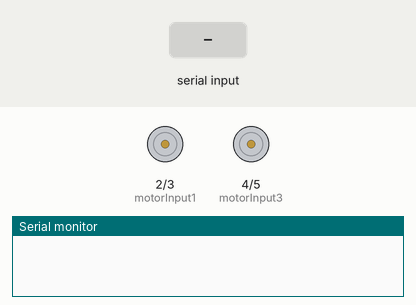
A sketch run on a simulated Arduino Uno, built with avr-gcc and run on an emulated ATmega328P. Parts: motor-driver pin pairs drawn as motors (green arrow = first pin HIGH = forward, orange = second pin HIGH = backward, longer = more drive), the last lines printed to the serial monitor. Inputs (shaded band) come from the test bench.

Above: at 1.2 s.
1.3 s: "F" received over the second serial link
At 2.4 s:
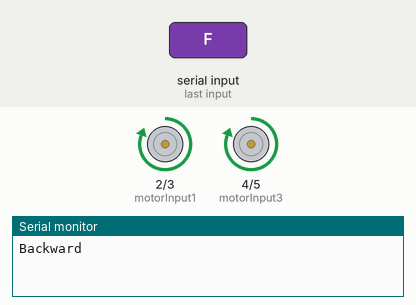
2.8 s: "B" received over the second serial link
At 3.5 s:
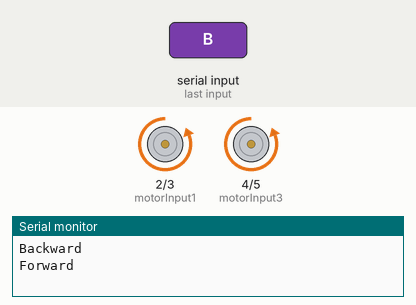
4.3 s: "R" received over the second serial link
At 4.6 s:
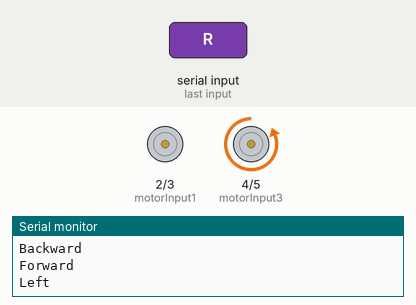
5.8 s: "L" received over the second serial link
At 7.0 s:
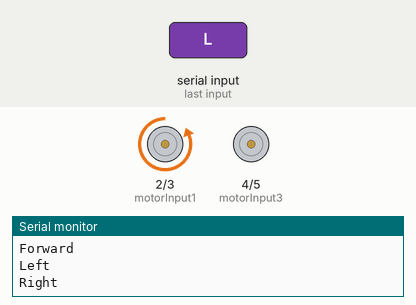
Timing chart, 0 to 8.3 s (numbered marks = the images above; inputs shaded):
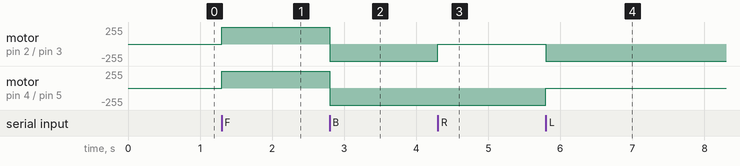

The sketch:

hand_gesture_control_receiver.ino
```cpp
#include <SoftwareSerial.h>
SoftwareSerial BTSerial(10, 11); // CONNECT BT RX PIN TO ARDUINO 11 PIN | CONNECT BT TX PIN TO ARDUINO 10 PIN | BTSerial (RX, TX) of the Arduino

char tiltDirection;
int motorInput1 = 2;
int motorInput2 = 3;
int motorInput3 = 4;
int motorInput4 = 5;

void setup() {

  pinMode(motorInput1, OUTPUT);
  pinMode(motorInput2, OUTPUT);
  pinMode(motorInput3, OUTPUT);
  pinMode(motorInput4, OUTPUT);

  digitalWrite(motorInput1, LOW);
  digitalWrite(motorInput2, LOW);
  digitalWrite(motorInput3, LOW);
  digitalWrite(motorInput4, LOW);

  Serial.begin(38400);      // Serial communication is activated at 38400 baud/s.
  BTSerial.begin(38400);    // HC-05 default speed in AT command more
}

void loop() {
  if (BTSerial.available()) {   // Witing for data incoming from the other XBee module
    tiltDirection = BTSerial.read();
    if(tiltDirection == 'F'){
      Serial.println("Backward");
      backward();
    }else if(tiltDirection == 'B'){
      Serial.println("Forward");
      forward();
    }else if(tiltDirection == 'R'){
      Serial.println("Left");
      left();
    }else if(tiltDirection == 'L'){
      Serial.println("Right");
      right();
    }else if(tiltDirection == 'S'){
      Serial.println("Stop");
      stopCar();
    }
  }
}

void forward()
{
  digitalWrite(motorInput1, LOW);
  digitalWrite(motorInput2, HIGH);
  digitalWrite(motorInput3, LOW);
  digitalWrite(motorInput4, HIGH);
}
void backward()
{
  digitalWrite(motorInput1, HIGH);
  digitalWrite(motorInput2, LOW);
  digitalWrite(motorInput3, HIGH);
  digitalWrite(motorInput4, LOW);
}

void right()
{
  digitalWrite(motorInput1, LOW);
  digitalWrite(motorInput2, HIGH);
  digitalWrite(motorInput3, LOW);
  digitalWrite(motorInput4, LOW);
}

void left()
{
  digitalWrite(motorInput1, LOW);
  digitalWrite(motorInput2, LOW);
  digitalWrite(motorInput3, LOW);
  digitalWrite(motorInput4, HIGH);
}

void stopCar() {
  digitalWrite(motorInput1, LOW);
  digitalWrite(motorInput2, LOW);
  digitalWrite(motorInput3, LOW);
  digitalWrite(motorInput4, LOW);
}
```

Measured:
- after the input at 1.3 s, motor on pin 2 (motorInput1) / pin 3 (motorInput2), motor on pin 4 (motorInput3) / pin 5 (motorInput4): stopped → forward 255/255 at once
- after the input at 2.8 s, motor on pin 2 (motorInput1) / pin 3 (motorInput2), motor on pin 4 (motorInput3) / pin 5 (motorInput4): forward 255/255 → backward 255/255 at once
- after the input at 4.3 s, motor on pin 2 (motorInput1) / pin 3 (motorInput2): backward 255/255 → stopped at once
- after the input at 5.8 s, motor on pin 2 (motorInput1) / pin 3 (motorInput2): stopped → backward 255/255 at once; motor on pin 4 (motorInput3) / pin 5 (motorInput4): backward 255/255 → stopped at once
